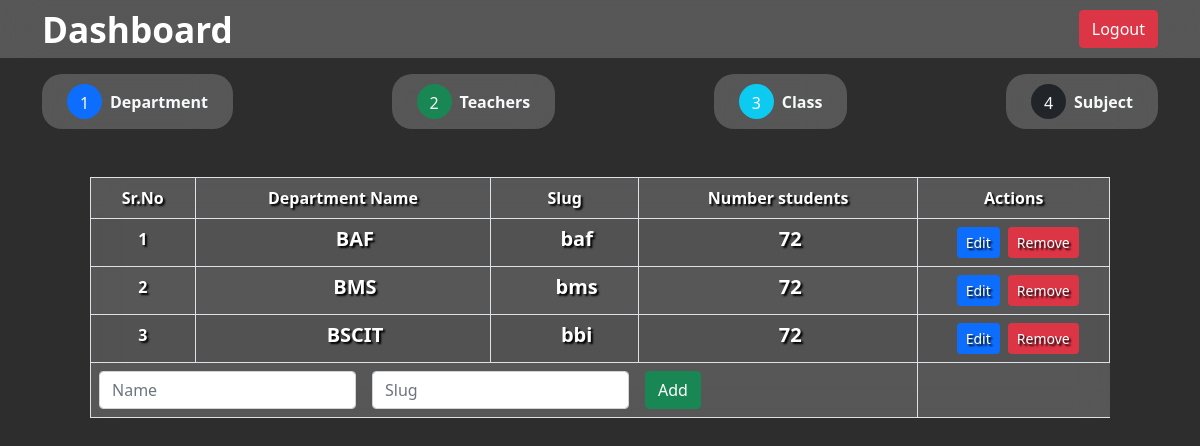
Page /Prospector/index.php on the committed database.
### tables this page shows
CREATE TABLE `departments` (
  `id` int(255) NOT NULL,
  `name` varchar(200) NOT NULL,
  `username` varchar(25) NOT NULL,
  `pwd` varchar(25) NOT NULL,
  `slug` varchar(200) NOT NULL
);

### Prospector/index.php (the view, shortened to what this page needs)
<?php include "../DB/db.php" ?>
<?php $cssFiles = "<link rel='stylesheet' href='../assets/css/student_profile.css'/>" ?>
<?php include "../includes/header.php" ?>
<div class="app">
	<?php include "../includes/navbar-Prospector_Student.php" ?>
	<div class="container">
		<?php include "../includes/Categories_Prospector.php" ?>
		<section id="allDepartment">
			<div class="table-responsive mt-5 mx-5">
				<table class="table table-striped table-hover table-bordered blurred-bg">
					<thead>
						<tr>
							<th>Sr.No</th>
							<th>Department Name</th>
							<th>Slug</th>
							<th>Number students</th>
							<th>Actions</th>
						</tr>
					</thead>
					<tbody>
						<?php
						$query = mysqli_query($con, "SELECT * FROM `departments`");
						$srno = 0;
						?>
						<?php while ($row = mysqli_fetch_assoc($query)) : ?>
							<tr>
								<td><?php echo ++$srno; ?></td>
								<td>
									<h5 class="fw-bold d-flex align-items-center justify-content-center ps-4 subject"><?php echo $row['name']; ?></h5>
								</td>
								<td>
									<h5 class="fw-bold d-flex align-items-center justify-content-center ps-4 subject"><?php echo $row['slug']; ?></h5>
								</td>
								<td>
									<h5 class="fw-bold d-flex align-items-center justify-content-center ps-4 subject">72</h5>
								</td>
								<td>
									<div class="d-flex justify-content-center">
										<a href="index.php?edit=true&id=<?php echo $row['id'] ?>" class="ms-2 btn btn-primary btn-sm">Edit</a>
										<a href="index.php?delete=true&id=<?php echo $row['id'] ?>" class="ms-2 btn btn-danger btn-sm">Remove</a>
									</div>
								</td>
							</tr>
						<?php endwhile; ?>
						<tr>
							<td colspan="4">
								<form method="POST" action="index.php" class="d-flex">
									<div class="me-3">
										<input name="name" type="text" class="form-control" placeholder="Name" aria-label="Name" required value="<?php echo isset($isEditing) ? $editData['name'] : '' ?>" />
									</div>
									<div class="me-3">
										<input name="slug" type="text" class="form-control" placeholder="Slug" aria-label="Name" required value="<?php echo isset($isEditing) ? $editData['slug'] : '' ?>" />
									</div>
									<div class="me-3">
										<button name="<?php echo isset($isEditing) ? 'editdepartment' : 'adddepartment'; ?>" type="submit" class="btn btn-success">
											<?php if (isset($isEditing)) {
												echo "Update";
											} else {
												echo "Add";
											} ?>
										</button>
									</div>
								</form>
							</td>
						</tr>
					</tbody>
				</table>
			</div>
		</section>
	</div>
</div>
<?php include "../includes/footer.php" ?>

### assets/css/style.css (style rules this page uses)
* { margin: 0; padding: 0; box-sizing: border-box; }
.app { width: 100vw; height: 100vh; background-color: rgba(45, 45, 45); overflow-y: auto; }
h2, h5 { margin: 0; }
.subject { height: 100%; }
.blurred-bg { background: rgba(255, 255, 255, 0.2) !important; backdrop-filter: blur(15px) !important; }
.blurred-bg tr, .blurred-bg td { color: white; text-shadow: 2px 2px 2px #000; font-weight: bold; background-color: transparent; text-align: center; }

### rows in the picture
departments: name "BAF", slug "baf"
departments: name "BMS", slug "bms"
departments: name "BSCIT", slug "bbi"
